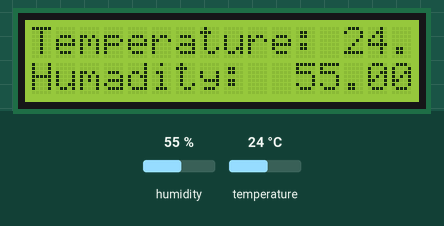
Recording of a sketch running on a simulated Arduino Uno, built with avr-gcc and run on an emulated ATmega328P. Parts: 16×2 character LCD. Inputs (shaded band) come from the test bench; at power-on: humidity 55 %, temperature 24 °C.

Above: at 2.6 s.
2.7 s: humidity set to 22 %
At 5.3 s:
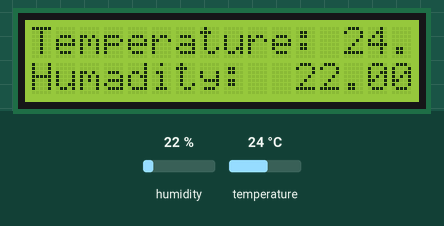
5.7 s: temperature set to 12 °C
At 7.0 s:
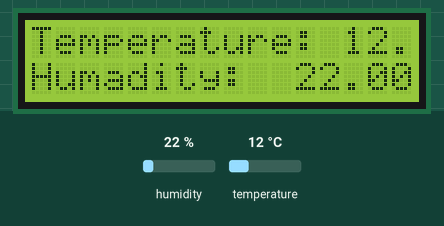
8.7 s: humidity set to 40 %
At 11.1 s:
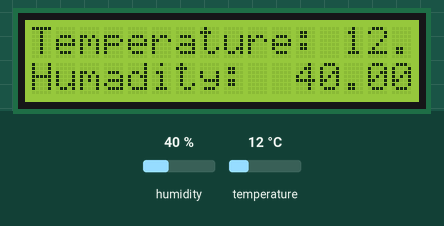
11.7 s: temperature set to 19 °C
At 12.6 s:
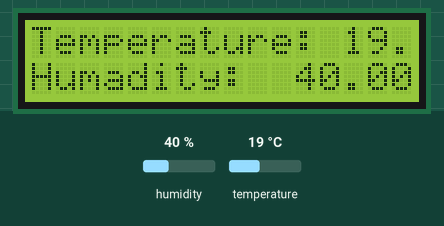
Timing chart, 0 to 14.7 s (numbered marks = the images above; inputs shaded):
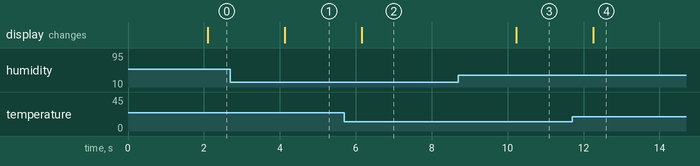

The sketch:

main.ino
```cpp
#include "DHT.h"
#define DHTPIN 13
#define DHTTYPE DHT11
#include "LiquidCrystal.h"

LiquidCrystal lcd(1, 2, 4, 5, 6, 7);

DHT dht(DHTPIN, DHTTYPE);

void setup()
{
	dht.begin();
	lcd.begin(16, 2);

	lcd.print("DHT11 sensor...");
	lcd.setCursor(0, 1);
	lcd.print("Humadity/Temperature");
}

void loop()
{
	delay(2000);
	float V = dht.readHumidity();
	float T = dht.readTemperature();

	// check if any reads failed and if exit
	if (isnan(V) || isnan(T))
	{
		lcd.clear();
		lcd.setCursor(0, 0);
		lcd.print("ERROR");
		return;
	}

	lcd.clear();
	lcd.setCursor(0, 0);
	lcd.print("Temperature: ");
	lcd.print(T);
	lcd.print((char)223);
	lcd.print("C");
	lcd.setCursor(0, 1);
	lcd.print("Humadity:  ");
	lcd.print(V);
	lcd.print("%");
}
```

Measured:
- after the input at 2.7 s, the display: changes after 1.4 s (image 1)
- after the input at 5.7 s, the display: changes after 0.46 s (image 2)
- after the input at 8.7 s, the display: changes after 1.5 s (image 3)
- after the input at 11.7 s, the display: changes after 0.56 s (image 4)
